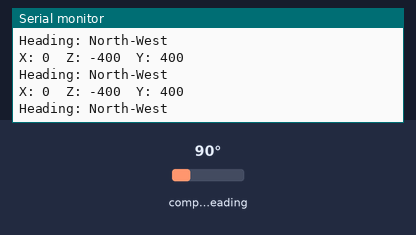
Bench run of a sketch on a simulated ESP8266 (NodeMCU). On the bench: the last lines printed to the serial monitor. Wiring (inferred from the names in the program): HMC5883L compass at I2C address 0x1E. The inputs (shaded band) are chosen by the test bench; at power-on: compass heading 90°.

Above: at 1.3 s.
1.4 s: compass heading set to 180°
At 2.0 s:
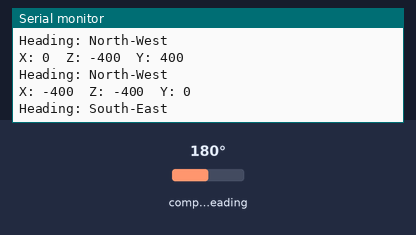
3.6 s: compass heading set to 7°
At 4.0 s:
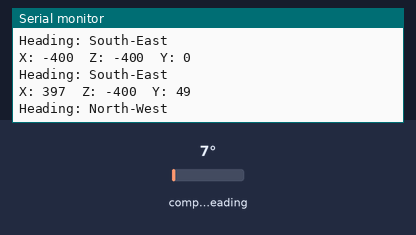
Timing chart, 0 to 6.6 s (numbered marks = the images above; inputs shaded):
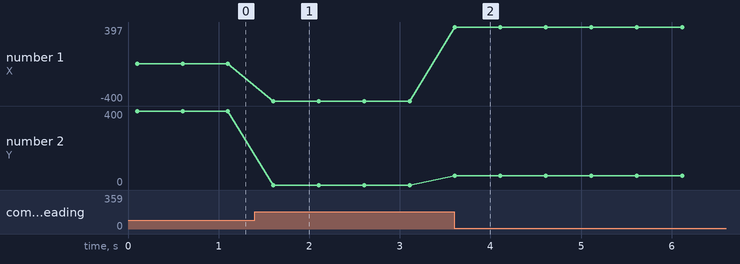

The sketch:

compass-8266.ino
```cpp
#include <Wire.h>
#include <math.h>

#define HMC5883L_Address 0x1E
#define DataRegisterBegin 0x03  // Start of data registers for X, Z, and Y axes

void setup() {
  // Start the serial communication for debugging
  Serial.begin(9600);

  // Start the I2C communication
  Wire.begin(D2 , D1);

  // Configure the HMC5883L to continuous measurement mode
  Wire.beginTransmission(HMC5883L_Address);
  Wire.write(0x02);  // Mode register
  Wire.write(0x00);  // Set to continuous measurement mode
  Wire.endTransmission();

  delay(100);  // Wait for the sensor to initialize
}

void loop() {
  // Request 6 bytes of data from the sensor (2 bytes each for X, Z, and Y axes)
  Wire.beginTransmission(HMC5883L_Address);
  Wire.write(DataRegisterBegin);  // Start reading from the data register
  Wire.endTransmission();

  Wire.requestFrom(HMC5883L_Address, 6);  // Request 6 bytes (2 bytes for each axis)

  if (Wire.available() == 6) {
    // Read the 6 bytes of data
    int16_t x = (Wire.read() << 8) | Wire.read();  // Combine high and low byte for X-axis
    int16_t z = (Wire.read() << 8) | Wire.read();  // Combine high and low byte for Z-axis
    int16_t y = (Wire.read() << 8) | Wire.read();  // Combine high and low byte for Y-axis

    // Print raw magnetometer data
    Serial.print("X: ");
    Serial.print(x);
    Serial.print("\tZ: ");
    Serial.print(z);
    Serial.print("\tY: ");
    Serial.println(y);

    // Calculate pitch and roll
    float pitch = atan2((float)-y, sqrt((float)(x * x) + (float)(z * z)));
    float roll = atan2((float)x, (float)z);

    // Correct the X and Y values for tilt
    float X_comp = x * cos(pitch) + z * sin(pitch);
    float Y_comp = y * cos(roll) + z * sin(roll);

    // Calculate heading (in radians)
    float heading = atan2(Y_comp, X_comp);

    // Normalize the heading to be between 0 and 360 degrees
    if (heading < 0) {
      heading += 2 * PI;
    }

    // Convert heading to degrees
    float headingDegrees = heading * 180.0 / PI;

    // Map the heading degrees to cardinal directions
    String direction = "Unknown";
    if (headingDegrees >= 337.5 || headingDegrees < 22.5) {
      direction = "North";
    } else if (headingDegrees >= 22.5 && headingDegrees < 67.5) {
      direction = "North-East";
    } else if (headingDegrees >= 67.5 && headingDegrees < 112.5) {
      direction = "East";
    } else if (headingDegrees >= 112.5 && headingDegrees < 157.5) {
      direction = "South-East";
    } else if (headingDegrees >= 157.5 && headingDegrees < 202.5) {
      direction = "South";
    } else if (headingDegrees >= 202.5 && headingDegrees < 247.5) {
      direction = "South-West";
    } else if (headingDegrees >= 247.5 && headingDegrees < 292.5) {
      direction = "West";
    } else if (headingDegrees >= 292.5 && headingDegrees < 337.5) {
      direction = "North-West";
    }

    // Print the cardinal direction
    Serial.print("Heading: ");
    Serial.println(direction);
  }

  delay(500);  // Delay to make output readable
}
```

Measured:
- after the input at 1.4 s, the serial monitor: prints a new line after 0.20 s (image 1)
- after the input at 3.6 s, the serial monitor: prints a new line at once (image 2)
- plotted number 1: -400 → 397 after the input at 3.6 s
- plotted number 2: 0 → 49 after the input at 3.6 s
